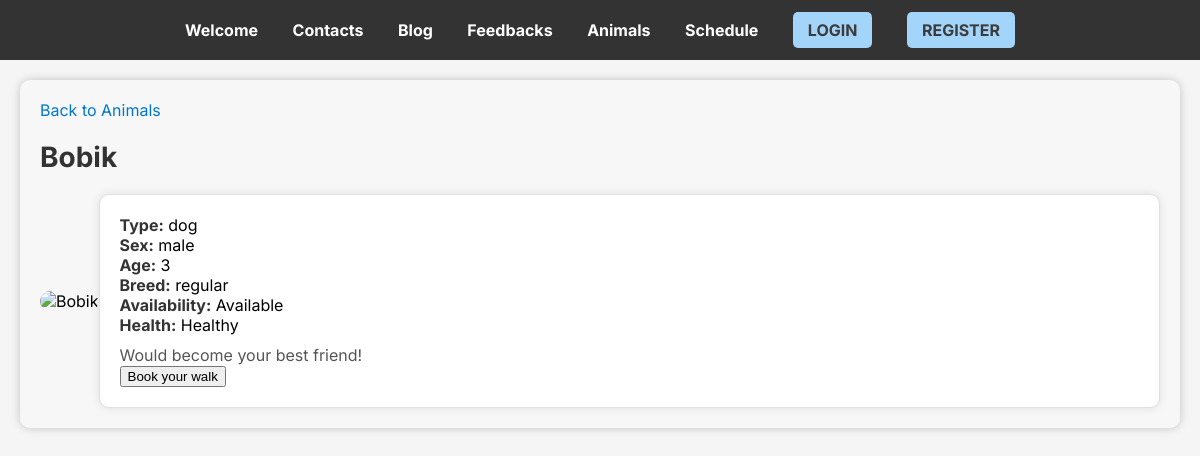
The app's page /animals/1 with its own data.
### animals/models.py (models this page shows, shortened)
class Animal(models.Model):
    name = models.CharField(max_length=255)
    type = models.CharField(max_length=255)
    sex = models.ForeignKey(Sex, on_delete=models.CASCADE)
    age = models.PositiveIntegerField()
    breed = models.CharField(max_length=255)
    availability = models.BooleanField()
    description = models.TextField()
    healthy = models.BooleanField()

class Sex(models.Model):
    name = models.CharField(max_length=255)
    def __str__(self):
        return self.name

### animals/views.py (the view, shortened to what this page needs)
# urls.py: path('animals/<animal_id>', views.animal, name='animal'),
def animal(request, animal_id):  # TODO photo
    if animals.models.Animal.objects.filter(id=animal_id).exists():
        form = AnimalFeedbackForm()
        one_animal = animals.models.Animal.objects.get(id=animal_id)
        return render(request, 'animals/animal.html', {"form": form, "animal": one_animal})
    return HttpResponseNotFound()

### blog/forms.py
class AnimalFeedbackForm(ModelForm):
    class Meta:
        model = Feedback
        fields = ["title", "text", "media"]

### templates/animals/animal.html (shortened to what this page needs)
{% extends 'base.html' %}
{% block content %}
    <section class="animal-detail-container">
        <a href="{% url 'animals' %}" class="back-link">Back to Animals</a>
        <h1 class="animal-detail-title">{{ animal.name }}</h1>
        <div class="animal-detail">
            <div class="animal-image">
                <img src="{{ animal.image.url }}" alt="{{ animal.name }}">
            </div>
            <div class="animal-info">
                <p><strong>Type:</strong> {{ animal.type }}</p>
                <p><strong>Sex:</strong> {{ animal.sex }}</p>
                <p><strong>Age:</strong> {{ animal.age }}</p>
                <p><strong>Breed:</strong> {{ animal.breed }}</p>
                <p><strong>Availability:</strong> {% if animal.availability %}Available{% else %}Not Available{% endif %}</p>
                <p><strong>Health:</strong> {% if animal.healthy %}Healthy{% else %}Not Healthy{% endif %}</p>
                <p class="animal-description">{{ animal.description }}</p>
                <form method="get" action="/schedule">
                    <input type="submit" value="Book your walk">
                </form>
            </div>
        </div>
    </section>
{% endblock %}

### static/style/style.css (style rules this page uses)
body { background-color: #f5f5f5; }
body, h1, h2, p { font-family: 'Inter', sans-serif; margin: 0; padding: 0; }
h1 { font-size: 24px; margin-bottom: 20px; }
.animal-detail-container { background-color: #f7f7f7; padding: 20px; margin: 20px; border-radius: 10px; box-shadow: 0 0 10px rgba(0, 0, 0, 0.2); }
.animal-detail-title { font-size: 28px; margin-bottom: 20px; color: #333; }
.animal-detail { display: flex; flex-wrap: wrap; align-items: center; justify-content: space-between; }
.animal-image img { max-width: 100%; height: auto; border-radius: 10px; }
.animal-info { flex: 1; padding: 20px; background-color: #fff; border: 1px solid #e0e0e0; border-radius: 10px; box-shadow: 0 0 10px rgba(0, 0, 0, 0.1); }
.animal-info strong { color: #333; }
.animal-description { margin-top: 10px; color: #555; }
.back-link { display: block; text-decoration: none; color: #0077cc; margin-bottom: 20px; }

### records on screen
Animal: name "Bobik", type "dog", sex "male", age "3", breed "regular", description "Would become your best friend!"
